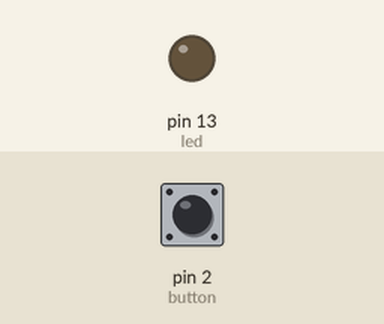
Simulated run of this sketch. Board: Arduino Uno, built with avr-gcc and run on an emulated ATmega328P. Parts: output pins drawn as LEDs (lit = HIGH). The test bench sets the inputs (shaded band); at power-on: pin 2 (button) LOW.

Above: at 1.2 s.
1.3 s: pin 2 (button) pulled HIGH for 0.15 s
At 2.5 s:
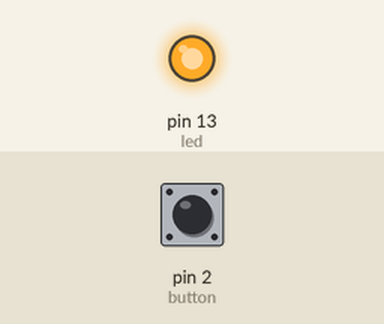
2.9 s: pin 2 (button) pulled HIGH for 1 s
At 3.9 s:
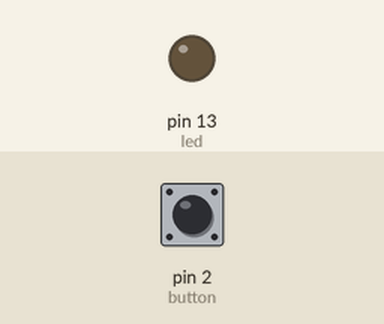
5.4 s: pin 2 (button) pulled HIGH for 3.2 s
At 5.8 s:
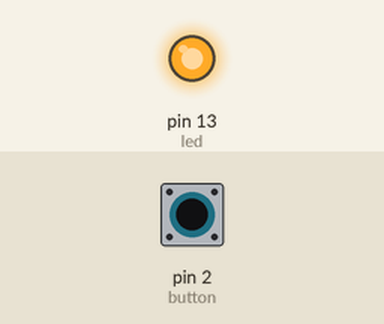
Timing chart, 0 to 8.4 s (numbered marks = the images above; inputs shaded):
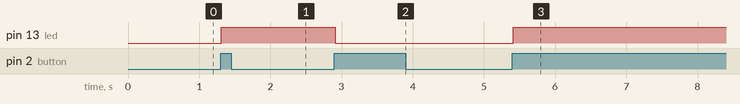

Measured:
- after the input at 1.3 s, pin 13 (led): LOW → HIGH at once
- after the input at 2.9 s, pin 13 (led): HIGH → LOW at once
- after the input at 5.4 s, pin 13 (led): LOW → HIGH at once

The sketch:

Switch3.ino
```cpp
const int led = 13;
const int button = 2;
int val = 0;
int old_val = 0;
int state = 0;
void setup()
{
  pinMode(led, OUTPUT);
  pinMode(button, INPUT);
}
void loop () {
  val = digitalRead(button);
  //이전 값을 저장해두고 이 값을 비교한다.
  if ((val == HIGH) && (old_val == LOW)) {
    state = 1- state;
    delay(10);
  }
  old_val = val;
  if (state == 1)
    digitalWrite(led, HIGH);
  else
    digitalWrite(led, LOW);
}
```
